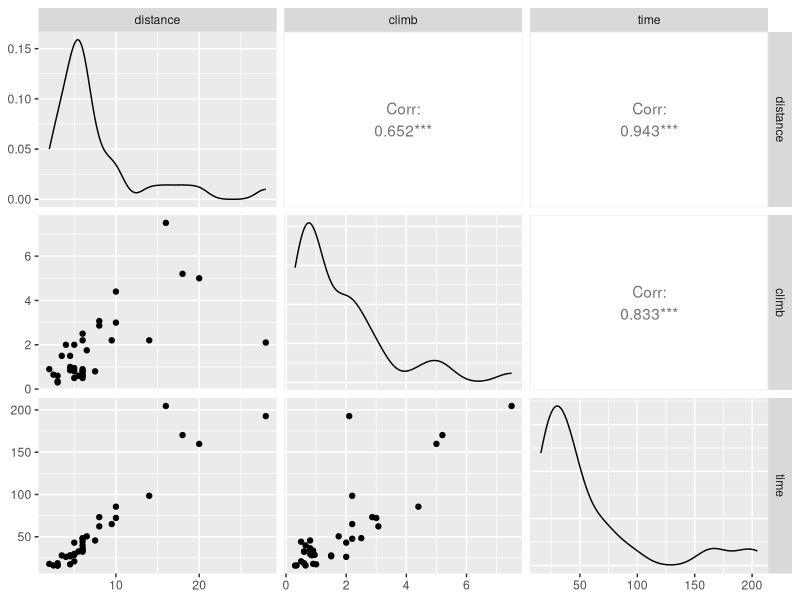
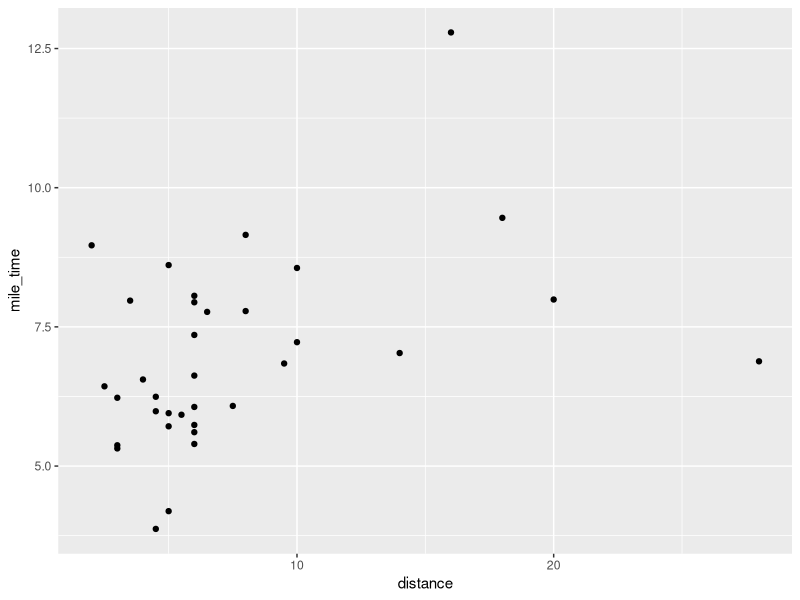
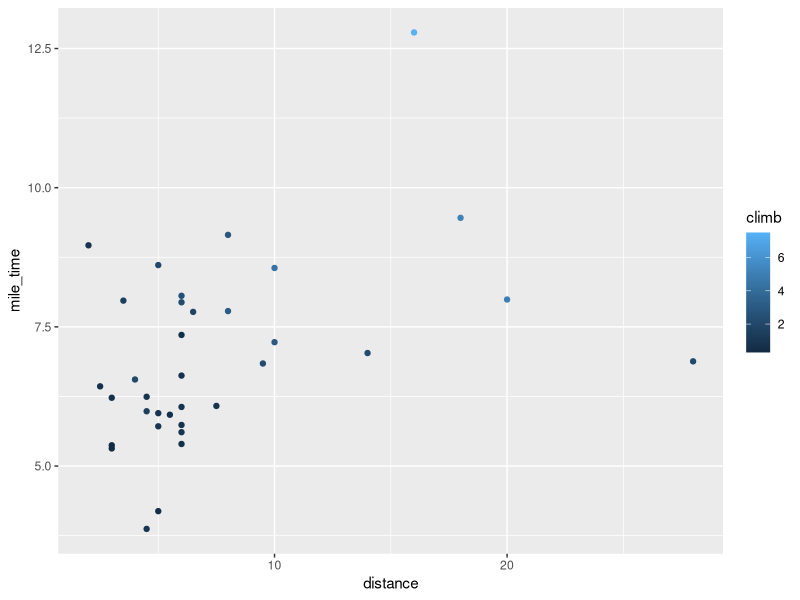
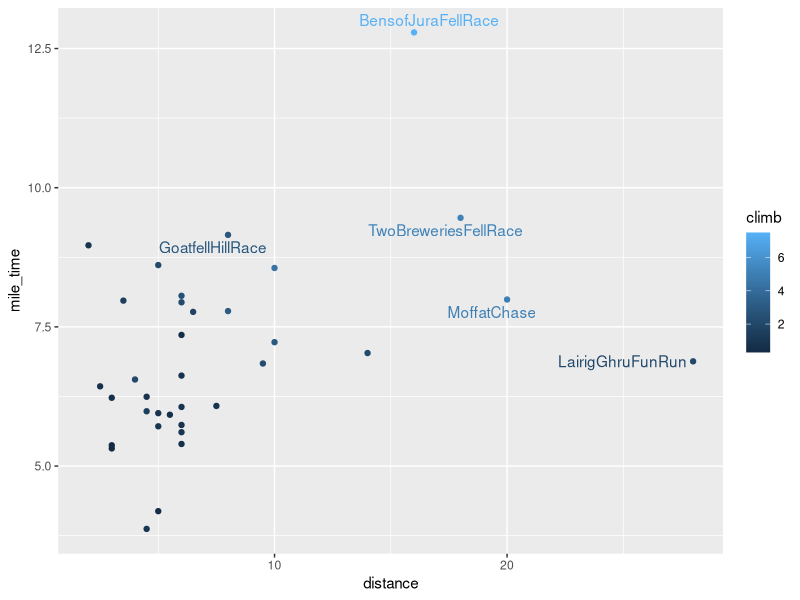
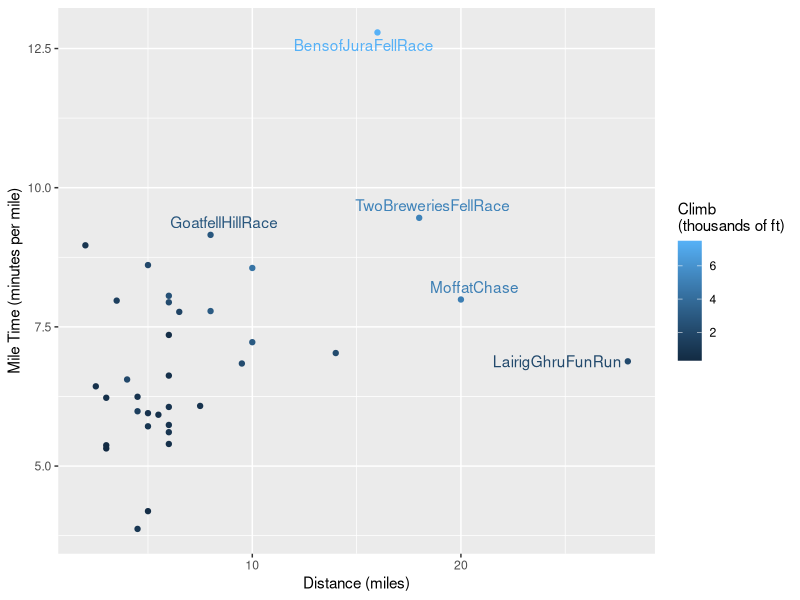

Write R code to recreate these figures, in order.
## ---- chunk 1
library(tidyverse) # for data import, manipulation, and plotting
library(GGally)    # for ggpairs() function
library(ggrepel)   # for geom_text_repel() function
library(car)       # for vif() function
library(conflicted)
conflicts_prefer(dplyr::filter)
## ---- chunk 2
# read the data into R
scots_races <- read_tsv("data/ScotsRaces.dat") # read_tsv from readr for data import
scots_races
## ---- chunk 3
# pairs plot

# Q: What are the typical ranges of the variables?
# Q: What are the relationships among the variables?

scots_races |>
  select(-race) |> # select() from dplyr for selecting columns
  ggpairs() # ggpairs() from GGally to create pairs plot

# mile time versus distance

# Q: How does mile time vary with distance?
# Q: What races deviate from this trend?
# Q: How does climb play into it?

# add mile time variable to scots_races
scots_races <- scots_races |>
  mutate(mile_time = time / distance) # mutate() from dplyr to add column
## ---- chunk 4
# plot mile time versus distance
scots_races |>
  ggplot(aes(x = distance, y = mile_time)) +
  geom_point()
## ---- chunk 5
# add climb information as point color
scots_races |>
  ggplot(aes(x = distance, y = mile_time, colour = climb)) +
  geom_point()
## ---- chunk 6
# highlight extreme points
scots_races_extreme <- scots_races |>
  filter(distance > 15 | mile_time > 9) # filter() from dplyr to subset rows

# plot mile time versus distance
scots_races |>
  ggplot(aes(x = distance, y = mile_time, label = race, colour = climb)) +
  geom_point() +
  geom_text_repel(aes(label = race), data = scots_races_extreme)
## ---- chunk 7
# clean up plot
scots_races |>
  ggplot(aes(x = distance, y = mile_time, label = race, color = climb)) +
  geom_point() +
  geom_text_repel(aes(label = race), data = scots_races_extreme) +
  labs(
    x = "Distance (miles)",
    y = "Mile Time (minutes per mile)",
    color = "Climb\n(thousands of ft)"
  )
## ---- chunk 8
# Q: What is the effect of an extra mile of distance on time?

lm_fit <- lm(time ~ distance + climb, data = scots_races)
coef(lm_fit)
## ---- chunk 9
# Linear model with interaction

# Q: What is the effect of an extra mile of distance on time
#  for a run with low climb?

# Q: What is the effect of an extra mile of distance on time
#  for a run with high climb?

lm_fit_int <- lm(time ~ distance * climb, data = scots_races)
coef(lm_fit_int)

scots_races |>
  summarise(min_climb = min(climb), max_climb = max(climb))
## ---- chunk 10
lm_fit <- lm(time ~ distance + climb, data = scots_races)
summary(lm_fit)
## ---- chunk 11
summary(lm_fit)$r.squared
## ---- chunk 12
lm_fit_partial <- lm(time ~ distance, data = scots_races)
anova(lm_fit_partial, lm_fit)
## ---- chunk 13
lm_fit_null <- lm(time ~ 1, data = scots_races)
anova(lm_fit_null, lm_fit)
## ---- chunk 14
lm_dist_on_climb <- lm(distance ~ climb, data = scots_races)
lm_time_on_climb <- lm(time ~ climb, data = scots_races)

scots_races_resid <- tibble(
  dist_residuals = residuals(lm_dist_on_climb),
  time_residuals = residuals(lm_time_on_climb)
)

lm_adjusted <- lm(time_residuals ~ dist_residuals - 1,
  data = scots_races_resid
)
summary(lm_adjusted)
## ---- chunk 15
scots_races_resid |>
  summarise(cor(dist_residuals, time_residuals)) |>
  pull()

scots_races |>
  summarise(cor(distance, time)) |>
  pull()
## ---- chunk 16
vif(lm_fit)
